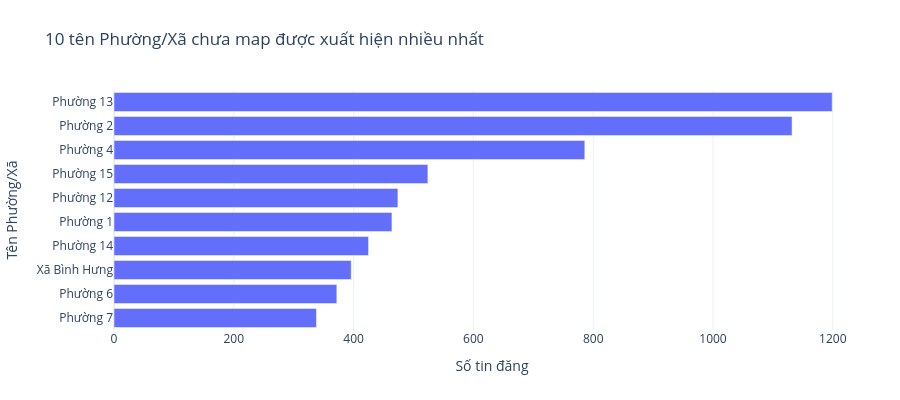

The notebook cell saved with this chart:
### Code cell
# Rank unresolved ward names; absent groups are explicitly reported as empty.
status_titles = {'UNMAPPED': 'Chưa map được', 'AMBIGUOUS': 'Mơ hồ'}
for status in ['UNMAPPED', 'AMBIGUOUS']:
    top = counts(df_work.loc[df_work.ward_mapping_status.eq(status), 'ward_normalized'], 'ward').head(10)
    if top.empty:
        display(Markdown(f'**{status_titles[status]}: 0 trường hợp trong snapshot này.**'))
    else:
        fig = bar(
            top, 'ward', 'count', f"10 tên Phường/Xã {status_titles[status].lower()} xuất hiện nhiều nhất",
            orientation='h', labels={'ward': 'Tên Phường/Xã', 'count': 'Số tin đăng'},
        )
status_by_source = pd.crosstab(source, df_work.ward_mapping_status, normalize='index') * 100
status_by_source = status_by_source.rename(columns=ward_status_labels)
fig = heatmap(
    status_by_source, 'Tình trạng chuẩn hóa Phường/Xã theo nguồn', percent=True,
    x_title='Trạng thái chuẩn hóa', y_title='Nguồn dữ liệu',
)
finding(f"Resolved ward coverage: **{df_work.ward_current.notna().mean():.2%}**; "
        f"ambiguous: **{df_work.ward_mapping_status.eq('AMBIGUOUS').sum():,}**.",
        'ward_current là kết quả internal reference; giữ nguyên extracted/normalized fields để trace.')

### Figure 1 — Plotly figure (JSON) as saved in the notebook; plotly's stock layout.template omitted (floating-point values rounded to 4 significant figures)
{"data": [{"alignmentgroup": "True", "customdata": [[13.16], [12.42], [8.627], [5.751], [5.203], [5.093], [4.665], [4.346], [4.083], [3.71]], "hovertemplate": "Số tin đăng=%{x}<br>Tên Phường/Xã=%{y}<br>percent=%{customdata[0]}<extra></extra>", "legendgroup": "", "marker": {"color": "#636efa", "pattern": {"shape": ""}}, "name": "", "offsetgroup": "", "orientation": "h", "showlegend": false, "textposition": "auto", "type": "bar", "x": [1199, 1132, 786, 524, 474, 464, 425, 396, 372, 338], "xaxis": "x", "y": ["Phường 13", "Phường 2", "Phường 4", "Phường 15", "Phường 12", "Phường 1", "Phường 14", "Xã Bình Hưng", "Phường 6", "Phường 7"], "yaxis": "y"}], "layout": {"height": 400, "legend": {"tracegroupgap": 0}, "margin": {"b": 70, "l": 30, "r": 30, "t": 90}, "title": {"text": "10 tên Phường/Xã chưa map được xuất hiện nhiều nhất"}, "xaxis": {"anchor": "y", "domain": [0, 1], "title": {"text": "Số tin đăng"}}, "yaxis": {"anchor": "x", "categoryorder": "total ascending", "domain": [0, 1], "title": {"text": "Tên Phường/Xã"}}}}
